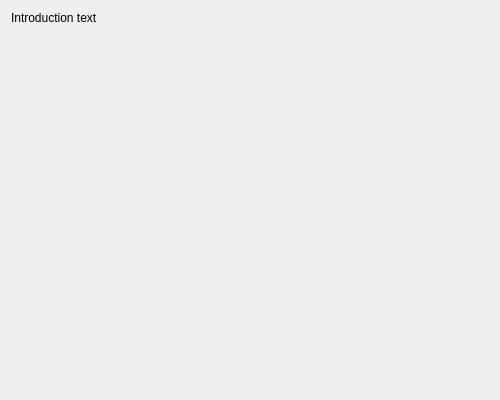
<?xml version="1.0" encoding="UTF-8"?>
<ui version="4.0">
 <class>Introduction</class>
 <widget class="QWidget" name="Introduction">
  <property name="geometry">
   <rect>
    <x>0</x>
    <y>0</y>
    <width>500</width>
    <height>400</height>
   </rect>
  </property>
  <property name="windowTitle">
   <string notr="true">Introduction</string>
  </property>
  <layout class="QVBoxLayout" name="verticalLayout">
   <item>
    <widget class="QLabel" name="label">
     <property name="windowTitle">
      <string notr="true">Introduction</string>
     </property>
     <property name="text">
      <string notr="true">Introduction text</string>
     </property>
     <property name="alignment">
      <set>Qt::AlignLeading|Qt::AlignLeft|Qt::AlignTop</set>
     </property>
    </widget>
   </item>
  </layout>
 </widget>
 <resources/>
 <connections/>
</ui>
